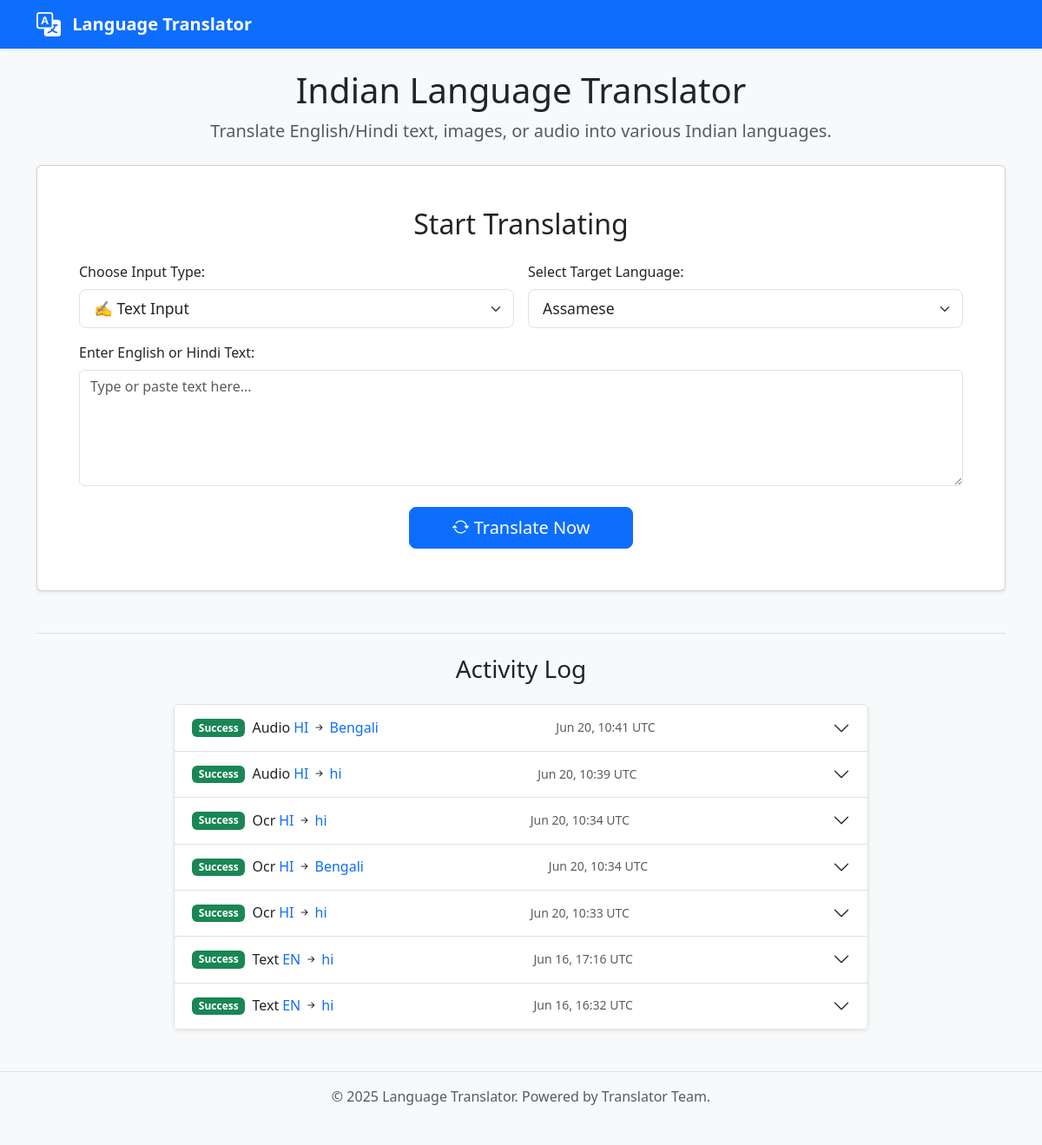
Before: / with the older database file.
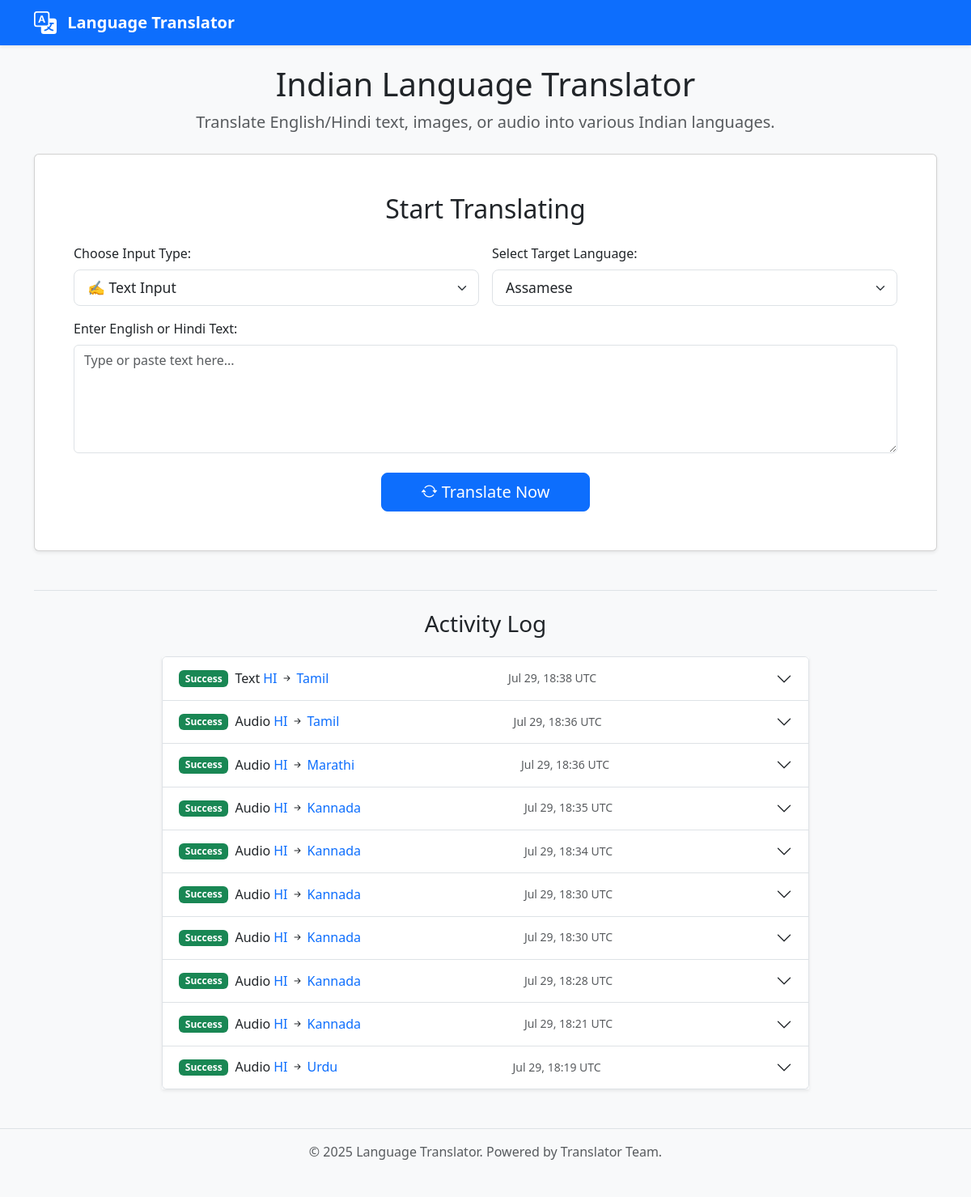
After: the same page with the newer database file.
### models.py (models this page shows, shortened)
class TranslationLog(db.Model):
    id = db.Column(db.Integer, primary_key=True)
    timestamp = db.Column(db.DateTime, default=datetime.utcnow)
    input_type = db.Column(db.String(20), nullable=False) # 'text', 'ocr', 'audio'
    source_language = db.Column(db.String(10), nullable=False) # e.g., 'en', 'hi'
    target_language = db.Column(db.String(10), nullable=False) # e.g., 'mr', 'ta', 'bn'
    original_text = db.Column(db.Text, nullable=True)
    translated_text = db.Column(db.Text, nullable=True)
    error_message = db.Column(db.Text, nullable=True) # Store errors if any

### app.py (the view, shortened to what this page needs)
@app.route('/', methods=['GET', 'POST'])
def index_route():
    translation_result = None
    original_text = request.form.get('text_input', '') if request.method == 'POST' else ''
    detected_lang_nllb = "" # Will store NLLB code of detected source lang
    error = None
    default_target_friendly_name = list(utils.SUPPORTED_LANGUAGES.keys())[0]
    selected_target_friendly_name = request.form.get('target_language', default_target_friendly_name)
    main_result_tts_supported = False
    main_result_tts_code = 'en'
    recent_logs = TranslationLog.query.order_by(TranslationLog.timestamp.desc()).limit(10).all()
    selected_nllb_for_main_result = utils.SUPPORTED_LANGUAGES.get(selected_target_friendly_name)
    if selected_nllb_for_main_result:
        tts_code_for_main = MASTER_TTS_CONFIG.get(selected_nllb_for_main_result)
        if tts_code_for_main:
            main_result_tts_supported = True
            main_result_tts_code = tts_code_for_main
    return render_template(
        'index.html',
        utils_supported_languages=utils.SUPPORTED_LANGUAGES,
        selected_target_lang=selected_target_friendly_name,
        original_text=original_text,
        translation_result=translation_result,
        detected_lang=NLLB_TO_FRIENDLY_NAME.get(detected_lang_nllb, detected_lang_nllb if detected_lang_nllb else "N/A"),
        error=error,
        main_result_tts_supported=main_result_tts_supported,
        main_result_tts_code=main_result_tts_code,
        recent_logs=recent_logs,
        MASTER_TTS_CONFIG=MASTER_TTS_CONFIG,
        NLLB_TO_FRIENDLY_NAME=NLLB_TO_FRIENDLY_NAME,
        current_year=datetime.now().year,
    )

### templates/index.html (shortened to what the changed rows need)
<!DOCTYPE html>
<html lang="en">
<head>
    <link href="https://cdn.jsdelivr.net/npm/bootstrap@5.3.2/dist/css/bootstrap.min.css" rel="stylesheet">
    <link rel="stylesheet" href="https://cdn.jsdelivr.net/npm/bootstrap-icons@1.11.1/font/bootstrap-icons.css">
    <link rel="stylesheet" href="{{ url_for('static', filename='style.css') }}">
</head>
<body>
    <div class="container mt-4 mb-5">
        <div class="text-center mb-4">
            <h1>Indian Language Translator</h1>
        </div>
        <div class="card shadow-sm mb-4">
            <div class="card-body p-lg-5 p-4">
                <h2 class="card-title text-center mb-4">Start Translating</h2>
            </div>
        </div>
        <div class="mt-5 pt-4 border-top">
            {% if recent_logs %}
                <div class="accordion shadow-sm mx-auto" id="activityLogAccordion" style="max-width: 800px;">
                    {% for log_item in recent_logs %}
                    <div class="accordion-item">
                        <h2 class="accordion-header" id="heading{{ loop.index }}">
                            <button class="accordion-button collapsed" type="button" data-bs-toggle="collapse" data-bs-target="#collapse{{ loop.index }}" aria-expanded="false" aria-controls="collapse{{ loop.index }}">
                                <span class="badge {{ 'bg-success' if log_item.translated_text else 'bg-danger' }} me-2">{{ 'Success' if log_item.translated_text else 'Failed' }}</span>
                                <span class="fw-normal me-1">{{ log_item.input_type|title }}</span>
                                <span class="text-primary">{{ NLLB_TO_FRIENDLY_NAME.get(log_item.source_language, log_item.source_language)|upper }}</span>
                                <i class="bi bi-arrow-right-short mx-1"></i>
                                <span class="text-primary">{{ NLLB_TO_FRIENDLY_NAME.get(log_item.target_language, log_item.target_language) }}</span>
                                <span class="ms-auto text-muted small">{{ log_item.timestamp_ist.strftime('%b %d, %H:%M') if log_item.timestamp_ist else (log_item.timestamp.strftime('%b %d, %H:%M UTC') if log_item.timestamp else '') }}</span>
                            </button>
                        </h2>
                    </div>
                    {% endfor %}
                </div>
            {% else %}
                <p class="text-center text-muted">No recent translation activity logged.</p>
            {% endif %}
        </div>
    </div>
</body>
</html>

Changed rows visible on the page:
no longer on this page (row unchanged): TranslationLog: translated_text "Success", input_type "Audio", get "HI", get "Bengali", timestamp_ist "Jun 20, 10:41 UTC"
no longer on this page (row unchanged): TranslationLog: translated_text "Success", input_type "Audio", get "HI", get "hi", timestamp_ist "Jun 20, 10:39 UTC"
no longer on this page (row unchanged): TranslationLog: translated_text "Success", input_type "Ocr", get "HI", get "hi", timestamp_ist "Jun 20, 10:34 UTC"
no longer on this page (row unchanged): TranslationLog: translated_text "Success", input_type "Ocr", get "HI", get "Bengali", timestamp_ist "Jun 20, 10:34 UTC"
no longer on this page (row unchanged): TranslationLog: translated_text "Success", input_type "Ocr", get "HI", get "hi", timestamp_ist "Jun 20, 10:33 UTC"
no longer on this page (row unchanged): TranslationLog: translated_text "Success", input_type "Text", get "EN", get "hi", timestamp_ist "Jun 16, 17:16 UTC"
no longer on this page (row unchanged): TranslationLog: translated_text "Success", input_type "Text", get "EN", get "hi", timestamp_ist "Jun 16, 16:32 UTC"
added TranslationLog: translated_text "Success", input_type "Text", get "HI", get "Tamil", timestamp_ist "Jul 29, 18:38 UTC"
added TranslationLog: translated_text "Success", input_type "Audio", get "HI", get "Tamil", timestamp_ist "Jul 29, 18:36 UTC"
added TranslationLog: translated_text "Success", input_type "Audio", get "HI", get "Marathi", timestamp_ist "Jul 29, 18:36 UTC"
added TranslationLog: translated_text "Success", input_type "Audio", get "HI", get "Kannada", timestamp_ist "Jul 29, 18:35 UTC"
added TranslationLog: translated_text "Success", input_type "Audio", get "HI", get "Kannada", timestamp_ist "Jul 29, 18:34 UTC"
added TranslationLog: translated_text "Success", input_type "Audio", get "HI", get "Kannada", timestamp_ist "Jul 29, 18:30 UTC"
added TranslationLog: translated_text "Success", input_type "Audio", get "HI", get "Kannada", timestamp_ist "Jul 29, 18:30 UTC"
added TranslationLog: translated_text "Success", input_type "Audio", get "HI", get "Kannada", timestamp_ist "Jul 29, 18:28 UTC"
added TranslationLog: translated_text "Success", input_type "Audio", get "HI", get "Kannada", timestamp_ist "Jul 29, 18:21 UTC"
added TranslationLog: translated_text "Success", input_type "Audio", get "HI", get "Urdu", timestamp_ist "Jul 29, 18:19 UTC"
